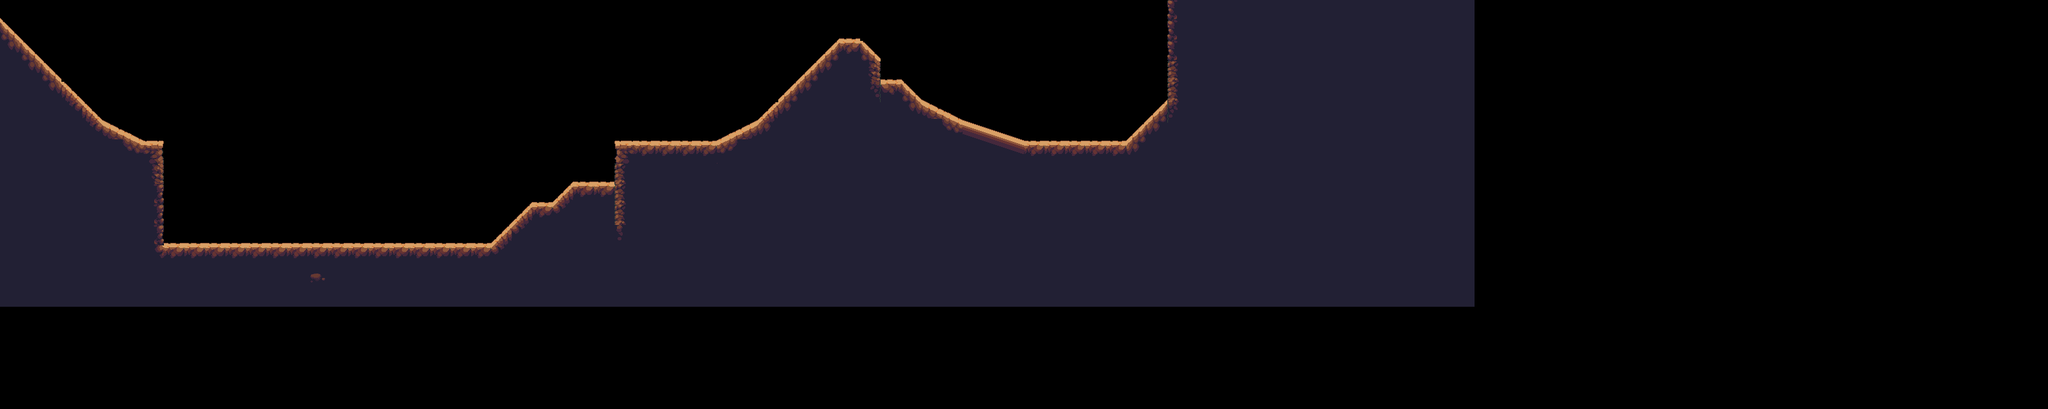

Below is a game level as drawn by its tile map, then a one-line description and the .tmx that defines it (tile-layer data replaced by summaries):
An orthogonal 100x20 tile map with 32x32 px tiles, 3 tile layers (Black 2, Black Tiles, Tile Layer 1), 4 tilesets.

<map version="1.0" tiledversion="1.1.3" orientation="orthogonal" renderorder="right-down" width="100" height="20" tilewidth="32" tileheight="32" infinite="0" nextobjectid="1">
 <tileset firstgid="1" source="terraintrans.tsx" />
 <tileset firstgid="91" source="Jungle_slope.tsx" />
 <tileset firstgid="127" source="Jungle_guide.tsx" />
 <tileset firstgid="823" source="Forest_Tree.tsx" />
 <layer name="Black 2" width="100" height="20">
  <data>[2000 cells, 5 non-empty, 2 distinct tile ids]</data>
 </layer>
 <layer name="Black Tiles" width="100" height="20">
  <data>[2000 cells, 61 non-empty, 12 distinct tile ids]</data>
 </layer>
 <layer name="Tile Layer 1" width="100" height="20">
  <data>[2000 cells, 676 non-empty, 58 distinct tile ids]</data>
 </layer>
</map>
